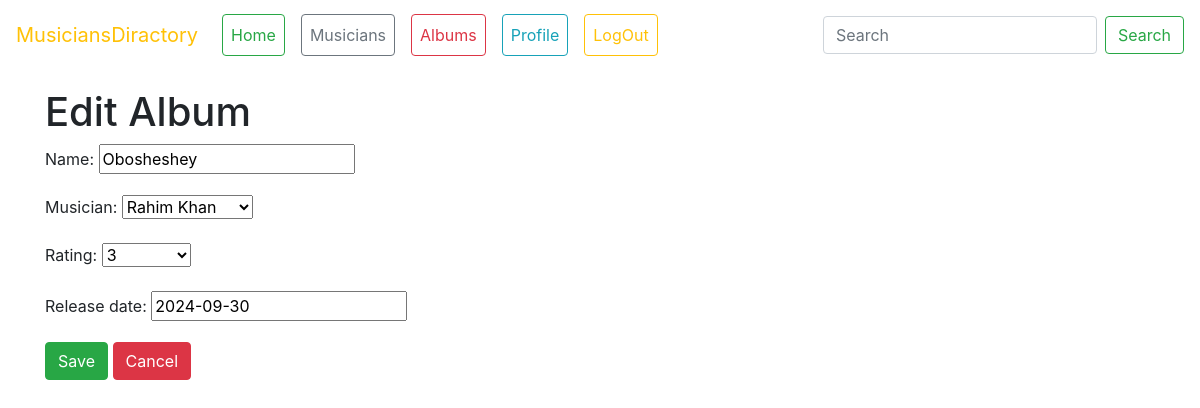
The page /Album/edit/1/ (signed in) on the database its author committed.
### Album/models.py (models this page shows, shortened)
class Album(models.Model):
    name = models.CharField(max_length=100)
    musician = models.ForeignKey(Musician, on_delete=models.CASCADE, related_name='Album')
    rating = models.PositiveIntegerField(choices=[(i, str(i)) for i in range(1, 6)])
    release_date=models.DateField(default=datetime.date.today)

### Album/views.py (the view)
# urls.py: path('edit/<int:id>/', views.album_edit, name='album_edit'),
@login_required
def album_edit(request, id):
    album = Album.objects.get(pk=id)
    album_form = AlbumForm(instance=album)
    if request.method == 'POST':
        album_form = AlbumForm(request.POST, instance=album)
        if album_form.is_valid():
            album_form.save()
            return redirect('album_list')
    return render(request, 'album_form.html', {'form': album_form,'flag' : True})

### Album/forms.py
class AlbumForm(forms.ModelForm):
    class Meta:
        model = Album
        fields = '__all__'

### Musician/models.py (called while the page is built)
    def __str__(self):
        return f'{self.first_name} {self.last_name}'

### Album/templates/album_form.html (shortened to what this page needs)
{% extends 'base.html' %}
{% block content %}
<h1 class="mt-4">{% if form.instance.pk %}Edit{% else %}Add{% endif %} Album</h1>
<form method="post">
    {{ form.as_p }}
    <button type="submit" class="btn btn-success">Save</button>
    <a href="{% url 'album_list' %}" class="btn btn-danger">Cancel</a>
</form>
{% endblock %}

### rows shown on the page
Album: name "Obosheshey", musician "Rahim Khan", rating "3", release_date "2024-09-30"
